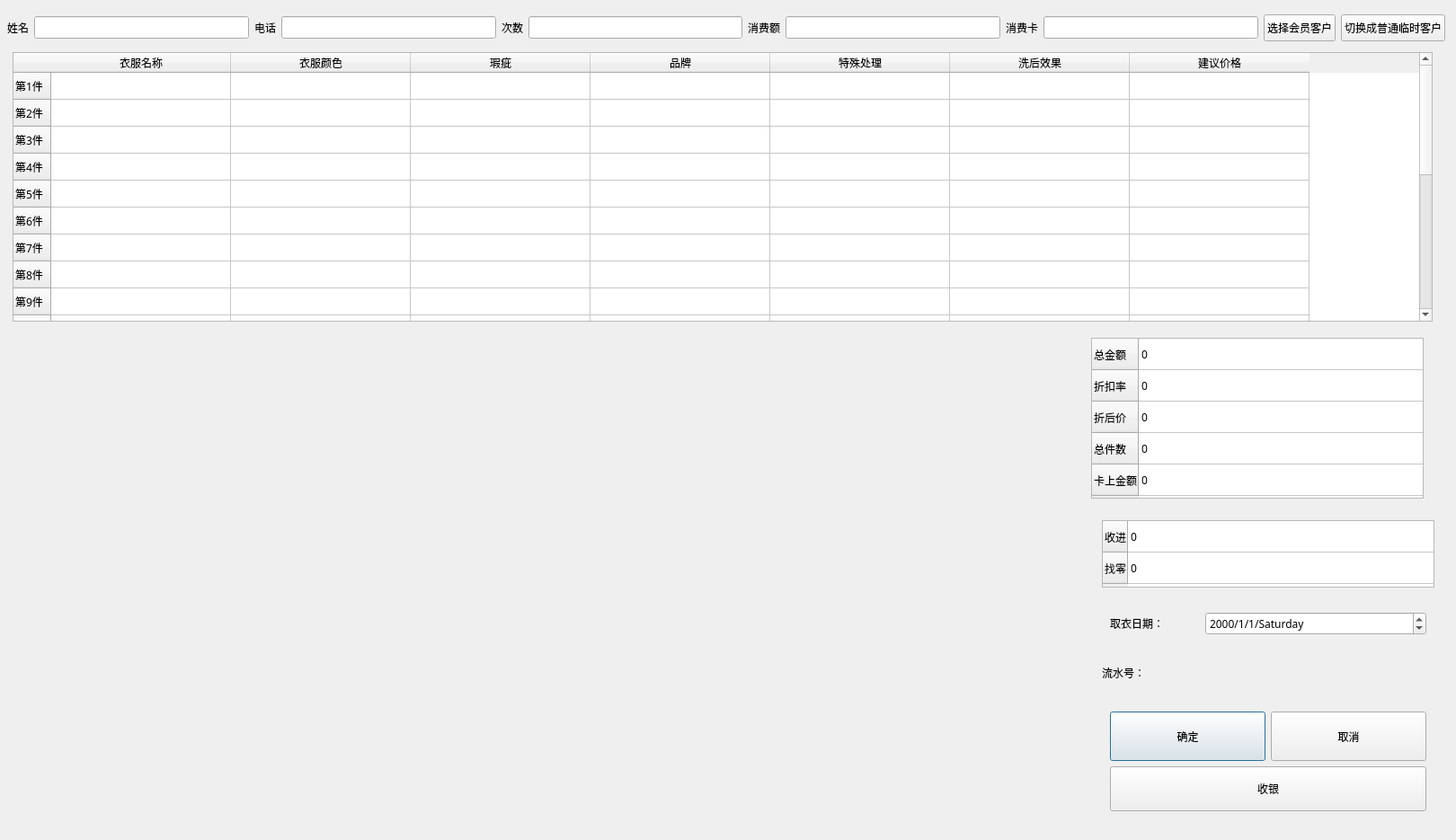
<?xml version="1.0" encoding="UTF-8"?>
<ui version="4.0">
 <class>dlgGetClothes</class>
 <widget class="QDialog" name="dlgGetClothes">
  <property name="geometry">
   <rect>
    <x>0</x>
    <y>0</y>
    <width>1620</width>
    <height>935</height>
   </rect>
  </property>
  <property name="minimumSize">
   <size>
    <width>1620</width>
    <height>935</height>
   </size>
  </property>
  <property name="maximumSize">
   <size>
    <width>1620</width>
    <height>935</height>
   </size>
  </property>
  <property name="windowTitle">
   <string>收衣</string>
  </property>
  <widget class="QWidget" name="widget" native="true">
   <property name="geometry">
    <rect>
     <x>8</x>
     <y>376</y>
     <width>1200</width>
     <height>565</height>
    </rect>
   </property>
   <property name="minimumSize">
    <size>
     <width>1200</width>
     <height>565</height>
    </size>
   </property>
   <property name="maximumSize">
    <size>
     <width>1200</width>
     <height>565</height>
    </size>
   </property>
   <property name="font">
    <font>
     <family>微软雅黑</family>
    </font>
   </property>
   <widget class="QStackedWidget" name="SW">
    <property name="geometry">
     <rect>
      <x>10</x>
      <y>0</y>
      <width>1188</width>
      <height>540</height>
     </rect>
    </property>
    <property name="maximumSize">
     <size>
      <width>1200</width>
      <height>540</height>
     </size>
    </property>
    <property name="font">
     <font>
      <family>微软雅黑</family>
     </font>
    </property>
    <property name="currentIndex">
     <number>-1</number>
    </property>
   </widget>
  </widget>
  <widget class="QWidget" name="widget_2" native="true">
   <property name="geometry">
    <rect>
     <x>8</x>
     <y>52</y>
     <width>1600</width>
     <height>320</height>
    </rect>
   </property>
   <property name="minimumSize">
    <size>
     <width>1600</width>
     <height>320</height>
    </size>
   </property>
   <property name="maximumSize">
    <size>
     <width>1600</width>
     <height>320</height>
    </size>
   </property>
   <property name="font">
    <font>
     <family>微软雅黑</family>
    </font>
   </property>
   <widget class="QTableWidget" name="TWClothes">
    <property name="geometry">
     <rect>
      <x>6</x>
      <y>6</y>
      <width>1580</width>
      <height>300</height>
     </rect>
    </property>
    <property name="minimumSize">
     <size>
      <width>1580</width>
      <height>300</height>
     </size>
    </property>
    <property name="maximumSize">
     <size>
      <width>1580</width>
      <height>320</height>
     </size>
    </property>
    <property name="font">
     <font>
      <family>微软雅黑</family>
     </font>
    </property>
    <attribute name="horizontalHeaderDefaultSectionSize">
     <number>200</number>
    </attribute>
    <row>
     <property name="text">
      <string>第1件</string>
     </property>
    </row>
    <row>
     <property name="text">
      <string>第2件</string>
     </property>
    </row>
    <row>
     <property name="text">
      <string>第3件</string>
     </property>
    </row>
    <row>
     <property name="text">
      <string>第4件</string>
     </property>
    </row>
    <row>
     <property name="text">
      <string>第5件</string>
     </property>
    </row>
    <row>
     <property name="text">
      <string>第6件</string>
     </property>
    </row>
    <row>
     <property name="text">
      <string>第7件</string>
     </property>
    </row>
    <row>
     <property name="text">
      <string>第8件</string>
     </property>
    </row>
    <row>
     <property name="text">
      <string>第9件</string>
     </property>
    </row>
    <row>
     <property name="text">
      <string>第10件</string>
     </property>
    </row>
    <row>
     <property name="text">
      <string>第11件</string>
     </property>
    </row>
    <row>
     <property name="text">
      <string>第12件</string>
     </property>
    </row>
    <row>
     <property name="text">
      <string>第13件</string>
     </property>
    </row>
    <row>
     <property name="text">
      <string>第14件</string>
     </property>
    </row>
    <row>
     <property name="text">
      <string>第15件</string>
     </property>
    </row>
    <row>
     <property name="text">
      <string>第一件</string>
     </property>
    </row>
    <row>
     <property name="text">
      <string>第17件</string>
     </property>
    </row>
    <row>
     <property name="text">
      <string>第18件</string>
     </property>
    </row>
    <row>
     <property name="text">
      <string>第19件</string>
     </property>
    </row>
    <row>
     <property name="text">
      <string>第20件</string>
     </property>
    </row>
    <column>
     <property name="text">
      <string>衣服名称</string>
     </property>
    </column>
    <column>
     <property name="text">
      <string>衣服颜色</string>
     </property>
    </column>
    <column>
     <property name="text">
      <string>瑕疵</string>
     </property>
    </column>
    <column>
     <property name="text">
      <string>品牌</string>
     </property>
    </column>
    <column>
     <property name="text">
      <string>特殊处理</string>
     </property>
    </column>
    <column>
     <property name="text">
      <string>洗后效果</string>
     </property>
    </column>
    <column>
     <property name="text">
      <string>建议价格</string>
     </property>
    </column>
   </widget>
  </widget>
  <widget class="QWidget" name="widget_3" native="true">
   <property name="geometry">
    <rect>
     <x>1214</x>
     <y>376</y>
     <width>395</width>
     <height>560</height>
    </rect>
   </property>
   <property name="minimumSize">
    <size>
     <width>395</width>
     <height>560</height>
    </size>
   </property>
   <property name="maximumSize">
    <size>
     <width>395</width>
     <height>560</height>
    </size>
   </property>
   <property name="font">
    <font>
     <family>微软雅黑</family>
    </font>
   </property>
   <layout class="QGridLayout" name="gridLayout">
    <item row="0" column="0">
     <widget class="QTableWidget" name="TWCal">
      <property name="minimumSize">
       <size>
        <width>370</width>
        <height>0</height>
       </size>
      </property>
      <property name="maximumSize">
       <size>
        <width>370</width>
        <height>179</height>
       </size>
      </property>
      <property name="font">
       <font>
        <family>微软雅黑</family>
       </font>
      </property>
      <attribute name="horizontalHeaderVisible">
       <bool>false</bool>
      </attribute>
      <attribute name="horizontalHeaderDefaultSectionSize">
       <number>350</number>
      </attribute>
      <attribute name="verticalHeaderDefaultSectionSize">
       <number>35</number>
      </attribute>
      <row>
       <property name="text">
        <string>总金额</string>
       </property>
      </row>
      <row>
       <property name="text">
        <string>折扣率</string>
       </property>
      </row>
      <row>
       <property name="text">
        <string>折后价</string>
       </property>
      </row>
      <row>
       <property name="text">
        <string>总件数</string>
       </property>
      </row>
      <row>
       <property name="text">
        <string>卡上金额</string>
       </property>
      </row>
      <column>
       <property name="text">
        <string>0</string>
       </property>
      </column>
      <item row="0" column="0">
       <property name="text">
        <string>0</string>
       </property>
      </item>
      <item row="1" column="0">
       <property name="text">
        <string>0</string>
       </property>
      </item>
      <item row="2" column="0">
       <property name="text">
        <string>0</string>
       </property>
      </item>
      <item row="3" column="0">
       <property name="text">
        <string>0</string>
       </property>
      </item>
      <item row="4" column="0">
       <property name="text">
        <string>0</string>
       </property>
      </item>
     </widget>
    </item>
    <item row="1" column="0">
     <widget class="QWidget" name="widget_4" native="true">
      <property name="font">
       <font>
        <family>微软雅黑</family>
       </font>
      </property>
      <layout class="QGridLayout" name="gridLayout_6">
       <item row="3" column="0">
        <widget class="QWidget" name="widget_6" native="true">
         <property name="maximumSize">
          <size>
           <width>16777215</width>
           <height>135</height>
          </size>
         </property>
         <property name="font">
          <font>
           <family>微软雅黑</family>
          </font>
         </property>
         <layout class="QGridLayout" name="gridLayout_3">
          <item row="0" column="0">
           <widget class="QPushButton" name="BtnEnter">
            <property name="minimumSize">
             <size>
              <width>0</width>
              <height>55</height>
             </size>
            </property>
            <property name="maximumSize">
             <size>
              <width>16777215</width>
              <height>50</height>
             </size>
            </property>
            <property name="font">
             <font>
              <family>微软雅黑</family>
             </font>
            </property>
            <property name="text">
             <string>确定</string>
            </property>
           </widget>
          </item>
          <item row="0" column="1">
           <widget class="QPushButton" name="BtnCancel">
            <property name="minimumSize">
             <size>
              <width>0</width>
              <height>55</height>
             </size>
            </property>
            <property name="maximumSize">
             <size>
              <width>16777215</width>
              <height>50</height>
             </size>
            </property>
            <property name="font">
             <font>
              <family>微软雅黑</family>
             </font>
            </property>
            <property name="text">
             <string>取消</string>
            </property>
           </widget>
          </item>
          <item row="1" column="0" colspan="2">
           <widget class="QPushButton" name="BtnGetMoney">
            <property name="minimumSize">
             <size>
              <width>0</width>
              <height>50</height>
             </size>
            </property>
            <property name="maximumSize">
             <size>
              <width>16777215</width>
              <height>50</height>
             </size>
            </property>
            <property name="font">
             <font>
              <family>微软雅黑</family>
             </font>
            </property>
            <property name="text">
             <string>收银</string>
            </property>
           </widget>
          </item>
         </layout>
        </widget>
       </item>
       <item row="2" column="0">
        <widget class="QLabel" name="LBOrderNumber">
         <property name="maximumSize">
          <size>
           <width>16777215</width>
           <height>30</height>
          </size>
         </property>
         <property name="font">
          <font>
           <family>微软雅黑</family>
          </font>
         </property>
         <property name="text">
          <string>流水号：</string>
         </property>
        </widget>
       </item>
       <item row="1" column="0">
        <widget class="QWidget" name="widget_5" native="true">
         <property name="maximumSize">
          <size>
           <width>16777215</width>
           <height>50</height>
          </size>
         </property>
         <property name="font">
          <font>
           <family>微软雅黑</family>
          </font>
         </property>
         <layout class="QGridLayout" name="gridLayout_5">
          <item row="1" column="0">
           <widget class="QLabel" name="LaGetCloDate">
            <property name="maximumSize">
             <size>
              <width>100</width>
              <height>16777215</height>
             </size>
            </property>
            <property name="font">
             <font>
              <family>微软雅黑</family>
             </font>
            </property>
            <property name="text">
             <string>取衣日期：</string>
            </property>
           </widget>
          </item>
          <item row="1" column="1">
           <widget class="QDateEdit" name="Time">
            <property name="font">
             <font>
              <family>微软雅黑</family>
             </font>
            </property>
            <property name="maximumTime">
             <time>
              <hour>23</hour>
              <minute>59</minute>
              <second>59</second>
             </time>
            </property>
            <property name="displayFormat">
             <string>yyyy/M/d/dddd</string>
            </property>
            <property name="timeSpec">
             <enum>Qt::LocalTime</enum>
            </property>
           </widget>
          </item>
         </layout>
        </widget>
       </item>
       <item row="0" column="0">
        <widget class="QTableWidget" name="TWMoney">
         <property name="maximumSize">
          <size>
           <width>370</width>
           <height>75</height>
          </size>
         </property>
         <property name="font">
          <font>
           <family>微软雅黑</family>
          </font>
         </property>
         <attribute name="horizontalHeaderVisible">
          <bool>false</bool>
         </attribute>
         <attribute name="horizontalHeaderDefaultSectionSize">
          <number>385</number>
         </attribute>
         <attribute name="verticalHeaderDefaultSectionSize">
          <number>35</number>
         </attribute>
         <row>
          <property name="text">
           <string>收进</string>
          </property>
         </row>
         <row>
          <property name="text">
           <string>找零</string>
          </property>
         </row>
         <column>
          <property name="text">
           <string>0</string>
          </property>
         </column>
         <item row="0" column="0">
          <property name="text">
           <string>0</string>
          </property>
         </item>
         <item row="1" column="0">
          <property name="text">
           <string>0</string>
          </property>
         </item>
        </widget>
       </item>
      </layout>
     </widget>
    </item>
   </layout>
  </widget>
  <widget class="QWidget" name="widget_7" native="true">
   <property name="geometry">
    <rect>
     <x>8</x>
     <y>6</y>
     <width>1600</width>
     <height>50</height>
    </rect>
   </property>
   <property name="minimumSize">
    <size>
     <width>1600</width>
     <height>50</height>
    </size>
   </property>
   <property name="maximumSize">
    <size>
     <width>1600</width>
     <height>16777215</height>
    </size>
   </property>
   <property name="font">
    <font>
     <family>微软雅黑</family>
    </font>
   </property>
   <layout class="QGridLayout" name="gridLayout_7">
    <item row="0" column="3">
     <widget class="QLineEdit" name="LePhone">
      <property name="font">
       <font>
        <family>微软雅黑</family>
       </font>
      </property>
     </widget>
    </item>
    <item row="0" column="5">
     <widget class="QLineEdit" name="LeCount">
      <property name="font">
       <font>
        <family>微软雅黑</family>
       </font>
      </property>
     </widget>
    </item>
    <item row="0" column="7">
     <widget class="QLineEdit" name="LeCost">
      <property name="font">
       <font>
        <family>微软雅黑</family>
       </font>
      </property>
     </widget>
    </item>
    <item row="0" column="11">
     <widget class="QPushButton" name="BtnCustomerTemp">
      <property name="minimumSize">
       <size>
        <width>0</width>
        <height>30</height>
       </size>
      </property>
      <property name="font">
       <font>
        <family>微软雅黑</family>
       </font>
      </property>
      <property name="text">
       <string>切换成普通临时客户</string>
      </property>
     </widget>
    </item>
    <item row="0" column="9">
     <widget class="QLineEdit" name="LeCardID">
      <property name="font">
       <font>
        <family>微软雅黑</family>
       </font>
      </property>
     </widget>
    </item>
    <item row="0" column="10">
     <widget class="QPushButton" name="BtnChoseCustomer">
      <property name="minimumSize">
       <size>
        <width>0</width>
        <height>30</height>
       </size>
      </property>
      <property name="font">
       <font>
        <family>微软雅黑</family>
       </font>
      </property>
      <property name="text">
       <string>选择会员客户</string>
      </property>
     </widget>
    </item>
    <item row="0" column="1">
     <widget class="QLineEdit" name="LeName">
      <property name="font">
       <font>
        <family>微软雅黑</family>
       </font>
      </property>
     </widget>
    </item>
    <item row="0" column="0">
     <widget class="QLabel" name="label">
      <property name="maximumSize">
       <size>
        <width>130</width>
        <height>16777215</height>
       </size>
      </property>
      <property name="font">
       <font>
        <family>微软雅黑</family>
       </font>
      </property>
      <property name="text">
       <string>姓名</string>
      </property>
     </widget>
    </item>
    <item row="0" column="4">
     <widget class="QLabel" name="label_3">
      <property name="font">
       <font>
        <family>微软雅黑</family>
       </font>
      </property>
      <property name="text">
       <string>次数</string>
      </property>
     </widget>
    </item>
    <item row="0" column="8">
     <widget class="QLabel" name="label_5">
      <property name="font">
       <font>
        <family>微软雅黑</family>
       </font>
      </property>
      <property name="text">
       <string>消费卡</string>
      </property>
     </widget>
    </item>
    <item row="0" column="6">
     <widget class="QLabel" name="label_4">
      <property name="font">
       <font>
        <family>微软雅黑</family>
       </font>
      </property>
      <property name="text">
       <string>消费额</string>
      </property>
     </widget>
    </item>
    <item row="0" column="2">
     <widget class="QLabel" name="label_2">
      <property name="font">
       <font>
        <family>微软雅黑</family>
       </font>
      </property>
      <property name="text">
       <string>电话</string>
      </property>
     </widget>
    </item>
   </layout>
  </widget>
 </widget>
 <tabstops>
  <tabstop>LeName</tabstop>
  <tabstop>LePhone</tabstop>
  <tabstop>LeCount</tabstop>
  <tabstop>LeCost</tabstop>
  <tabstop>LeCardID</tabstop>
  <tabstop>TWClothes</tabstop>
  <tabstop>TWCal</tabstop>
  <tabstop>Time</tabstop>
  <tabstop>BtnEnter</tabstop>
  <tabstop>BtnCancel</tabstop>
  <tabstop>BtnGetMoney</tabstop>
 </tabstops>
 <resources/>
 <connections/>
</ui>
